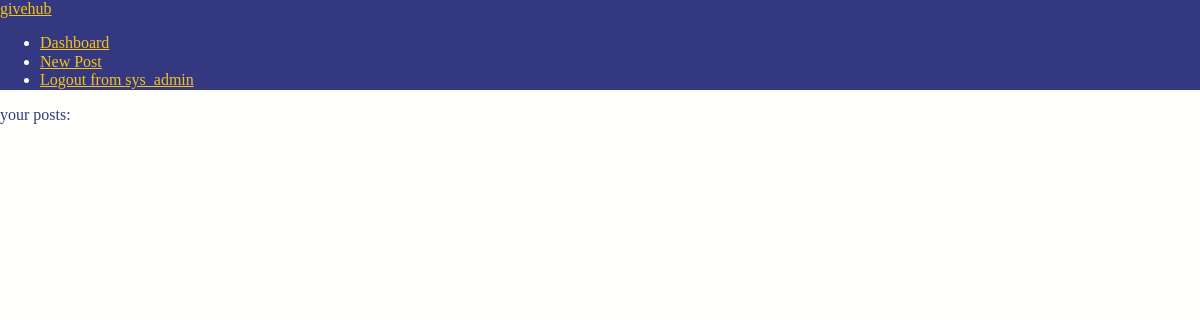
The page /dashboard (signed in) on the database as committed earlier.
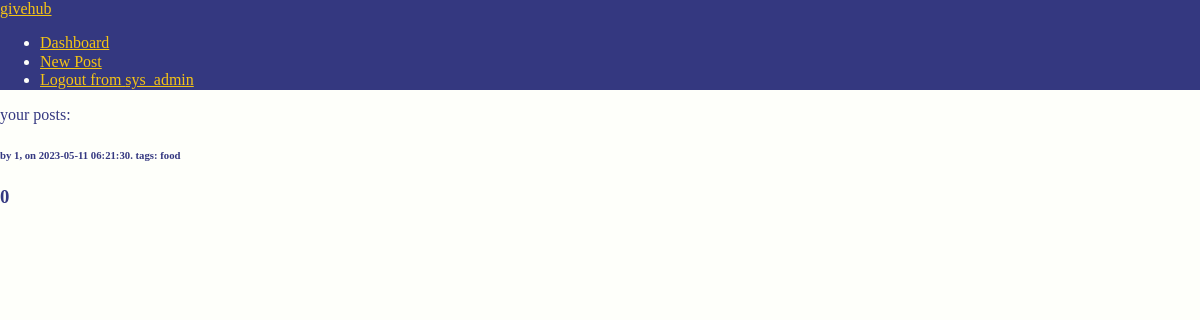
The same page on the database as committed later.
### app.py (models this page shows, shortened)
class Charity(db.Model):
	id = db.Column(db.Integer, primary_key=True)
	email = db.Column(db.String, unique=True, nullable=False)
	username = db.Column(db.String, unique=True, nullable=False)
	password = db.Column(db.String, unique=False, nullable=False)
	posts = db.relationship('Posts', backref='author', lazy='dynamic')

class Posts(db.Model):
	id = db.Column(db.Integer, primary_key = True)
	user_id = db.Column(db.Integer, db.ForeignKey('charity.id'))
	title = db.Column(db.String(1000), nullable=False) # Added this line
	content = db.Column(db.String(1000), nullable=False)
	category = db.Column(db.String(1000), nullable=False)
	timestamp = db.Column(DateTime(timezone=True), default=func.now())
	likes = db.relationship('PostLike', backref='post', lazy='dynamic')
	def get_like_count(self):
		return self.likes.count()

### app.py (the view)
    def wrapper(*args, **kwargs):
        if 'username' not in session:
            return redirect(url_for('login'))
        return f(*args, **kwargs)

### app.py (called while the page is built)
def login_required(f):
    def wrapper(*args, **kwargs):
        if 'username' not in session:
            return redirect(url_for('login'))
        return f(*args, **kwargs)
    wrapper.__name__ = f.__name__
    return wrapper

@app.route('/dashboard')
@login_required
def show_user_profile():
	current_user = session.get('username')
	user = Charity.query.filter_by(username=current_user).first()
	posts = user.posts.all()
	print(posts)
	return render_template('dashboard.html', data=posts)

### templates/dashboard.html (shortened to what this page needs)
{% extends "base.html" %}
{% block content %}
your posts:
    {% if data %}
    {% for post in data %}
    <section class="section-secondary">
        <div class="col col-md-6">
            <div class="card">
                <h6 class="card-title">by {{ post['user_id'] }}, on {{ post['timestamp'] }}. tags: {{ post['category'] }}</h6>
                <h3 class="card-title">{{ post.get_like_count() }}</h3>
            </div>
        </div>
    </section>
    {% endfor %}
{% endif %}
{% endblock %}

### templates/base.html (shortened to what this page needs)
<!DOCTYPE html>
<html lang="en">
<head>
    <link rel="stylesheet" href="../static/style.css">
    <link rel="stylesheet" href="../static/styles.scss">
    <link rel="stylesheet" href="https://cdnjs.cloudflare.com/ajax/libs/normalize/8.0.0/normalize.min.css">
    <link rel="stylesheet" href="https://unpkg.com/mustard-ui@latest/dist/css/mustard-ui.min.css">
</head>
<body>
    {% include 'nav_logged_in.html' if 'username' in session else 'nav_not_logged_in.html' %}
    {% block content %}{% endblock %}
</body>
</html>

### templates/nav_logged_in.html
<nav>
    <div class="nav-container">
        <div class="nav-logo">
            <a href="/">givehub</a>
        </div>
        <ul class="nav-links">
            <li><a href="/dashboard">Dashboard</a></li>
            <li><a href="/new_post">New Post</a></li>
            <li><a href="/logout">Logout from {{ session['username']}}</a></li>
        </ul>
    </div>
</nav>

### static/style.css (style rules this page uses)
:root { --primary_background: #fefffa !important; --primary_text_color: #343880 !important; --secondary_background: #343880 !important; --secondary_text_color: #fefffa !important; --accent_color: #f5c415 !important; --button_background: #d7443e !important; --button_color: #fff !important; --button_hover: #343880 !important; }
body { color: var(--primary_text_color) !important; background-color: var(--primary_background); }
nav { background-color: var(--secondary_background) !important; color: var(--secondary_text_color) !important; }
.nav-logo a { color: var(--accent_color) !important; }
.nav-links a { color: var(--accent_color) !important; }

Rows that differ between the two databases and show on the page:
added Posts: user_id "1", timestamp "2023-05-11 06:21:30", category "food", get_like_count "0"
